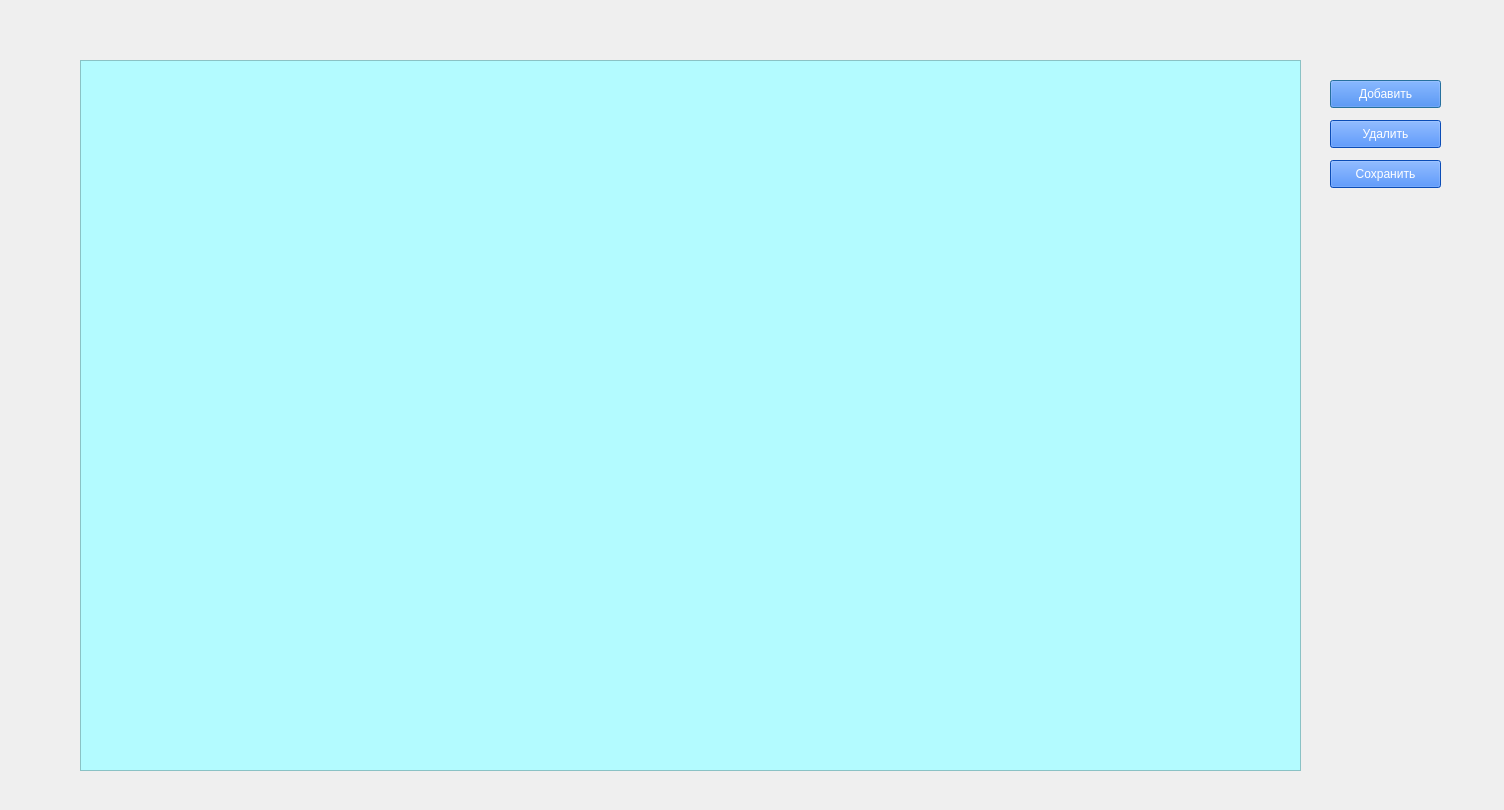
<?xml version="1.0" encoding="UTF-8"?>
<ui version="4.0">
 <class>database_people_amount</class>
 <widget class="QDialog" name="database_people_amount">
  <property name="geometry">
   <rect>
    <x>0</x>
    <y>0</y>
    <width>1504</width>
    <height>810</height>
   </rect>
  </property>
  <property name="windowTitle">
   <string>Dialog</string>
  </property>
  <widget class="QTableView" name="tableView">
   <property name="geometry">
    <rect>
     <x>80</x>
     <y>60</y>
     <width>1221</width>
     <height>711</height>
    </rect>
   </property>
   <property name="styleSheet">
    <string notr="true">background-color:rgb(179, 251, 255)</string>
   </property>
  </widget>
  <widget class="QPushButton" name="pushButton">
   <property name="geometry">
    <rect>
     <x>1330</x>
     <y>80</y>
     <width>111</width>
     <height>28</height>
    </rect>
   </property>
   <property name="styleSheet">
    <string notr="true">color: white;
background-color:rgb(15, 107, 255)</string>
   </property>
   <property name="text">
    <string>Добавить</string>
   </property>
  </widget>
  <widget class="QPushButton" name="pushButton_2">
   <property name="geometry">
    <rect>
     <x>1330</x>
     <y>120</y>
     <width>111</width>
     <height>28</height>
    </rect>
   </property>
   <property name="styleSheet">
    <string notr="true">color: white;
background-color:rgb(15, 107, 255)</string>
   </property>
   <property name="text">
    <string>Удалить</string>
   </property>
  </widget>
  <widget class="QPushButton" name="pushButton_3">
   <property name="geometry">
    <rect>
     <x>1330</x>
     <y>160</y>
     <width>111</width>
     <height>28</height>
    </rect>
   </property>
   <property name="styleSheet">
    <string notr="true">color: white;
background-color:rgb(15, 107, 255)</string>
   </property>
   <property name="text">
    <string>Сохранить</string>
   </property>
  </widget>
  <widget class="QLabel" name="mainpicture">
   <property name="geometry">
    <rect>
     <x>0</x>
     <y>0</y>
     <width>1511</width>
     <height>811</height>
    </rect>
   </property>
   <property name="text">
    <string/>
   </property>
  </widget>
  <zorder>mainpicture</zorder>
  <zorder>tableView</zorder>
  <zorder>pushButton</zorder>
  <zorder>pushButton_2</zorder>
  <zorder>pushButton_3</zorder>
 </widget>
 <resources/>
 <connections/>
</ui>
